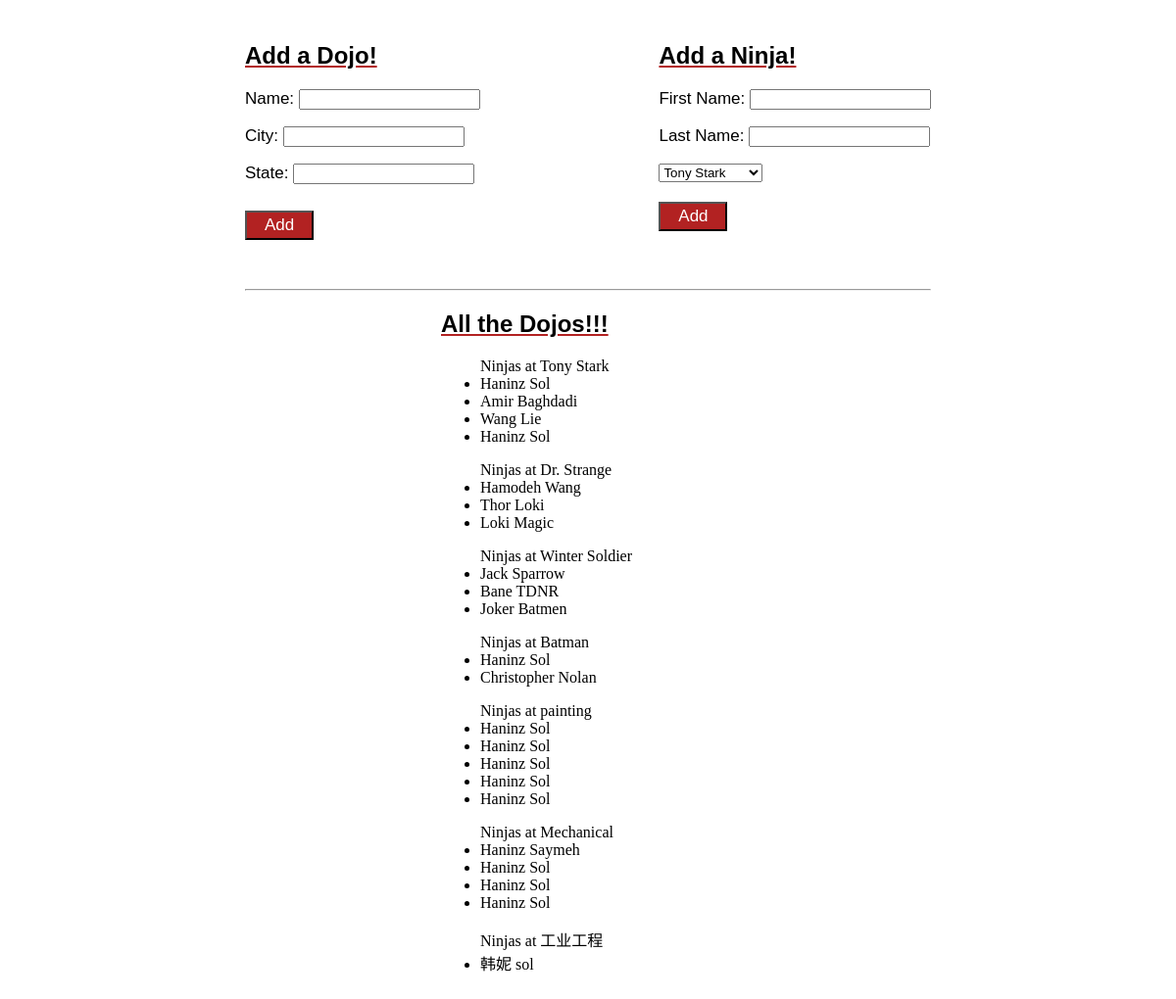
The page / on the database its author committed.
### dojo_ninja_app/models.py (models this page shows)
class Dojo(models.Model):
    name = models.CharField(max_length=255)
    city = models.CharField(max_length=255)
    state = models.CharField(max_length=255)
    created_at = models.DateTimeField(auto_now_add=True)
    updated_at = models.DateTimeField(auto_now=True)
    desc= models.TextField(default="old dojo")

class Ninja(models.Model):
    first_name = models.CharField(max_length=255)
    last_name= models.CharField(max_length=255)
    dojo = models.ForeignKey(Dojo, related_name="ninjas", on_delete = models.CASCADE)
    created_at = models.DateTimeField(auto_now_add=True)
    updated_at = models.DateTimeField(auto_now=True)

### dojo_ninja_app/views.py (the view)
# urls.py: path('', views.showForm),
def showForm(request):
    context = {
        "dojos": Dojo.objects.all()
    }
    return render(request,"index.html", context)

### dojo_ninja_app/templates/index.html (shortened to what this page needs)
<!DOCTYPE html>
<html lang="en">
<head>
    {% load static %}
    <link rel="stylesheet" href="{% static 'style.css' %}">
</head>
<body>
    <div class="container">
        <section>
        <div class="firstform" >
            <h2>Add a Dojo!</h2>
            <form action="adddojo"  method="post" >
                <p>Name: <input type="text" name="dojoname"> </p>
                <p>City: <input type="text" name="dojocity"> </p>
                <p>State: <input type="text" name="dojostate"> </p>
                <button class="add1" >Add</button>
            </form>
        </div>
        <div class="secondform">
            <h2>Add a Ninja!</h2>
            <form action="addninja" method="post"  >
                <p>First Name: <input type="text" name="ninjafirstname"> </p>
                <p>Last Name: <input type="text" name="ninjalastname"> </p>
                <select name="selectdojo" >
                    {%for dojo in dojos%}
                    <option value="{{dojo.id}}">{{dojo.name}}</option>
                    {%endfor%}
                </select>
                <div><button class="add2" >Add</button></div>
            </form>
        </div>
    </section>
        <hr>
    <div  class="datatable">
        <h2>All the Dojos!!!</h2>
        {%for dojo in dojos%}
        <ul>Ninjas at {{dojo.name}}
        {%for ninja in dojo.ninjas.all%}
        <li>{{ninja.first_name}} {{ninja.last_name}}</li>
        {%endfor%}
    </ul>
    {%endfor%}
    </div>
    </div>
</body>
</html>

### dojo_ninja_app/static/style.css (style rules this page uses)
.container { margin: 0 auto; width: 700px; height: 1000px; padding: 15px; }
section { display: flex; justify-content: space-between; }
h2 { text-decoration: underline firebrick; font-family: sans-serif; }
.datatable { margin-top: 20px; margin-left: 200px; }
hr { margin-top: 50px; }
.add2 { width: 70px; height: 30px; margin-top: 20px; background-color: firebrick; color: white; font-family: sans-serif; font-size: 17px; }
.add1 { width: 70px; height: 30px; margin-top: 10px; font-family: sans-serif; background-color: firebrick; color: white; font-size: 17px; }
p { font-size: 17px; font-family: sans-serif; }

### rows shown on the page
Dojo: name "Tony Stark"
Ninja: first_name "Haninz", last_name "Sol"
Ninja: first_name "Amir", last_name "Baghdadi"
Ninja: first_name "Wang", last_name "Lie"
Ninja: first_name "Haninz", last_name "Sol"
Dojo: name "Dr. Strange"
Ninja: first_name "Hamodeh", last_name "Wang"
Ninja: first_name "Thor", last_name "Loki"
Ninja: first_name "Loki", last_name "Magic"
Dojo: name "Winter Soldier"
Ninja: first_name "Jack", last_name "Sparrow"
Ninja: first_name "Bane", last_name "TDNR"
Ninja: first_name "Joker", last_name "Batmen"
Dojo: name "Batman"
Ninja: first_name "Haninz", last_name "Sol"
Ninja: first_name "Christopher", last_name "Nolan"
Dojo: name "painting"
Ninja: first_name "Haninz", last_name "Sol"
Ninja: first_name "Haninz", last_name "Sol"
Ninja: first_name "Haninz", last_name "Sol"
Ninja: first_name "Haninz", last_name "Sol"
Ninja: first_name "Haninz", last_name "Sol"
Dojo: name "Mechanical"
Ninja: first_name "Haninz", last_name "Saymeh"
Ninja: first_name "Haninz", last_name "Sol"
Ninja: first_name "Haninz", last_name "Sol"
Ninja: first_name "Haninz", last_name "Sol"
Dojo: name "工业工程"
Ninja: first_name "韩妮", last_name "sol"

### other values the page prints
form field selectdojo "Tony Stark"
